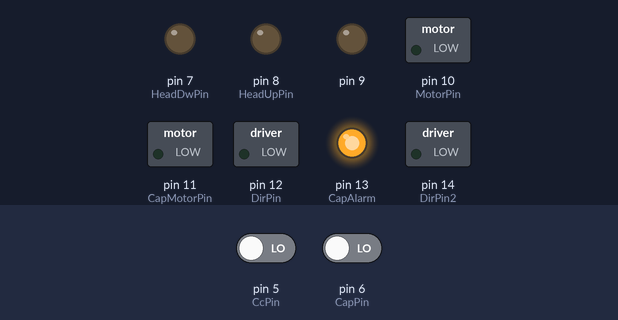
Simulated run of this sketch. Board: Arduino Uno, built with avr-gcc and run on an emulated ATmega328P. Shown: switched loads named in the sketch (green lamp = pin HIGH), output pins drawn as LEDs (lit = HIGH). Inputs (shaded band) come from the test bench; at power-on: pin 6 (CapPin) LOW, pin 5 (CcPin) LOW. What the sketch prints to the serial monitor is not drawn.

Above: at 1.8 s.
1.9 s: pin 6 (CapPin) driven HIGH
At 2.9 s:
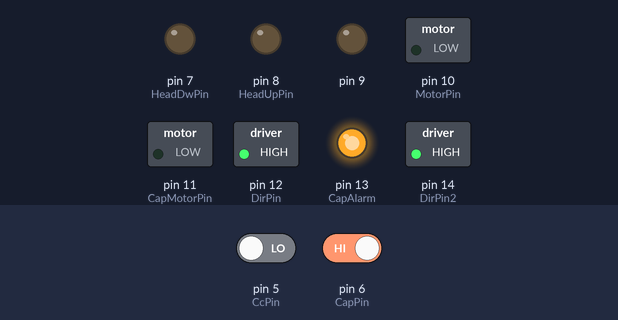
4.9 s: pin 5 (CcPin) driven HIGH
At 7.6 s:
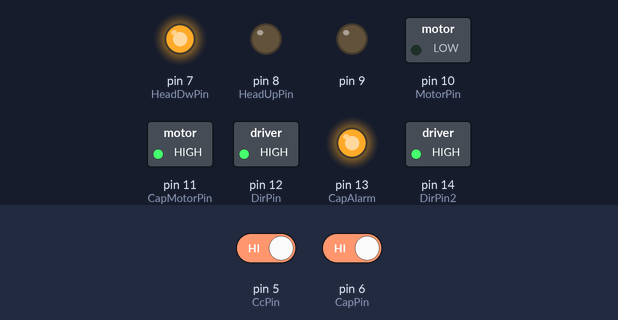
10.6 s: pin 5 (CcPin) driven HIGH
13.6 s: pin 5 (CcPin) driven LOW
At 16.3 s:
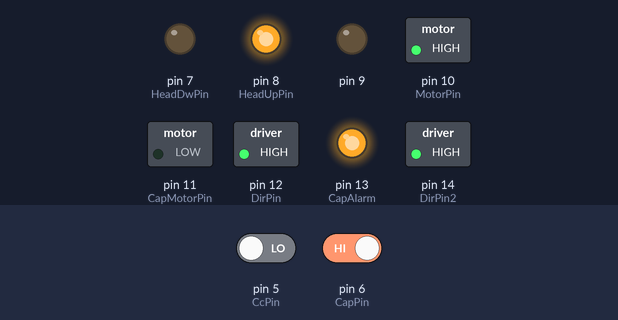
16.6 s: pin 5 (CcPin) driven HIGH
At 19.5 s:
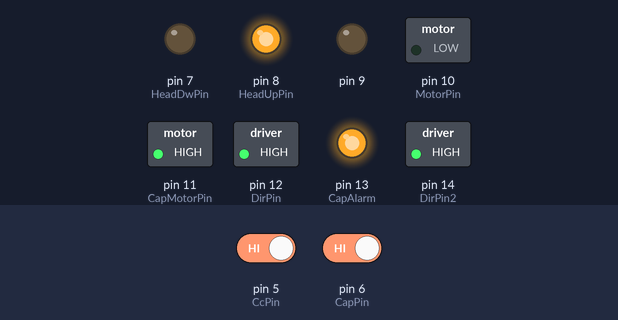
Timing chart, 0 to 19.7 s (numbered marks = the images above; inputs shaded):
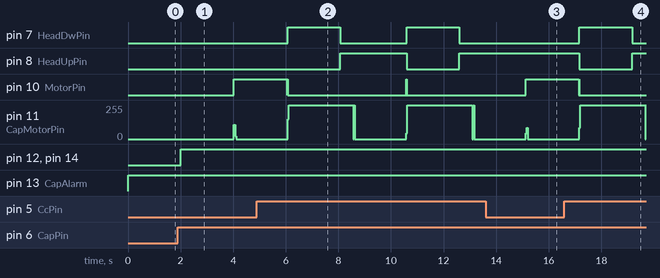

Measured:
- after the input at 1.9 s, pin 10 (MotorPin): LOW → HIGH after 2.1 s; pin 11 (CapMotorPin): 0/255 → 106/255 after 2.1 s, → 22/255 0.04 s later, → 0/255 0.04 s later; pin 12 (DirPin), pin 14 (DirPin2): LOW → HIGH after 0.10 s
- after the input at 4.9 s, pin 7 (HeadDwPin): LOW → HIGH after 1.2 s, → LOW 2.0 s later; pin 8 (HeadUpPin): LOW → HIGH after 3.2 s
- after the input at 13.6 s, pin 7 (HeadDwPin): stays LOW (without the input it goes to HIGH after 1.5 s); pin 8 (HeadUpPin): stays HIGH (without the input it goes to LOW after 1.5 s); pin 10 (MotorPin): goes on until 15.1 s, then stays HIGH
- after the input at 16.6 s, pin 7 (HeadDwPin): LOW → HIGH after 0.57 s, → LOW 2.0 s later; pin 8 (HeadUpPin): HIGH → LOW after 0.57 s, → HIGH 2.0 s later

The sketch:

5_Full_system_3.ino
```cpp
int CiPin = 4;          // Container Sensor Pin
int CcPin = 5;          // Capping station sensor Pin
int CapPin = 6;         // Cap Sensor Pin
int HeadDwPin = 7;      // Cap Screwing Head Up, Pneumatic Forward Pin
int HeadUpPin =8;       // Pneumatic Reverse Pin
int MotorPin = 10;      // Main Stepping Motor drive Pin
int CapMotorPin = 11;  // Cap Insert Stepping Motor
int DirPin = 12;        // Direction Pin to set the motor direction , clockwise or anti-clockwise
int CapAlarm = 13;      // No cap Alarm Pin
int DirPin2 = 14;       // Cap Insert Motor Direction control
int Cap = 0;
int Cc = 0;
int Ci = 0;
int A = 0;

void setup() {
Serial.begin(9600);
pinMode(4, INPUT);
pinMode(5, INPUT);
pinMode(6, INPUT);
pinMode(7, OUTPUT);
pinMode(8, OUTPUT);
pinMode(9, OUTPUT);
pinMode(10, OUTPUT);
pinMode(11, OUTPUT);
pinMode(12, OUTPUT);
pinMode(13, OUTPUT);
pinMode(14, OUTPUT);

}

void loop() {
  Cap = digitalRead(CapPin);
  if (Cap == HIGH)                          // Cap detector HIGH = Capready, LOW = No Cap.
  {
    digitalWrite(DirPin, HIGH);             // Set motor move clockwise
    for (int i = 0; i <= 20000; i++)        // Main Motor Move 100 turns
      {
        for (int n = 0; n <= 200; n++)      // Cap Insert: Cap Insert Motor move 1 turn
          {
          digitalWrite(DirPin2, HIGH);      // Set Cap Insert motor move clockwise
          digitalWrite(CapMotorPin, LOW);   // Pulse generator for Cap Insert Motor
          delay(10);
          digitalWrite(CapMotorPin, HIGH);
          }
        digitalWrite(MotorPin, LOW);        // Pule generator: 50% dutycycle 20 Milisec. Pulse Repletiontion time
        delay(10);
        digitalWrite(MotorPin, HIGH);
        delay(10);
          if (digitalRead(CcPin) == HIGH)   // Container in the capping position.
              {
                int A;
                A = CappingFunction();      // Call Capping Function
              }
      }
  }
  else {
        Serial.println(" No Cap!!!");
        digitalWrite(CapAlarm, HIGH);       // No Cap Alarm.
        delay(500);
      }
}
int CappingFunction()
  {
    digitalWrite(MotorPin, LOW);        // Stop Motor
    digitalWrite(HeadDwPin, HIGH);      // Pneumatic pistol Forward On, Capping Screw Head downward.
    digitalWrite(HeadUpPin, LOW);       // Pneumatic pistoal Reverse Off.
    delay(2000);                        // Screwing the Cap, 2 sec. Time Interval.
    digitalWrite(HeadDwPin, LOW);       // Pneumatic pistal Forward Off,
    digitalWrite(HeadUpPin, HIGH);      // Pneumatic pistoal Reverse ON, Secure the Capping Head.
    delay(500);                         // Interval 500 milisec.
  }
```
